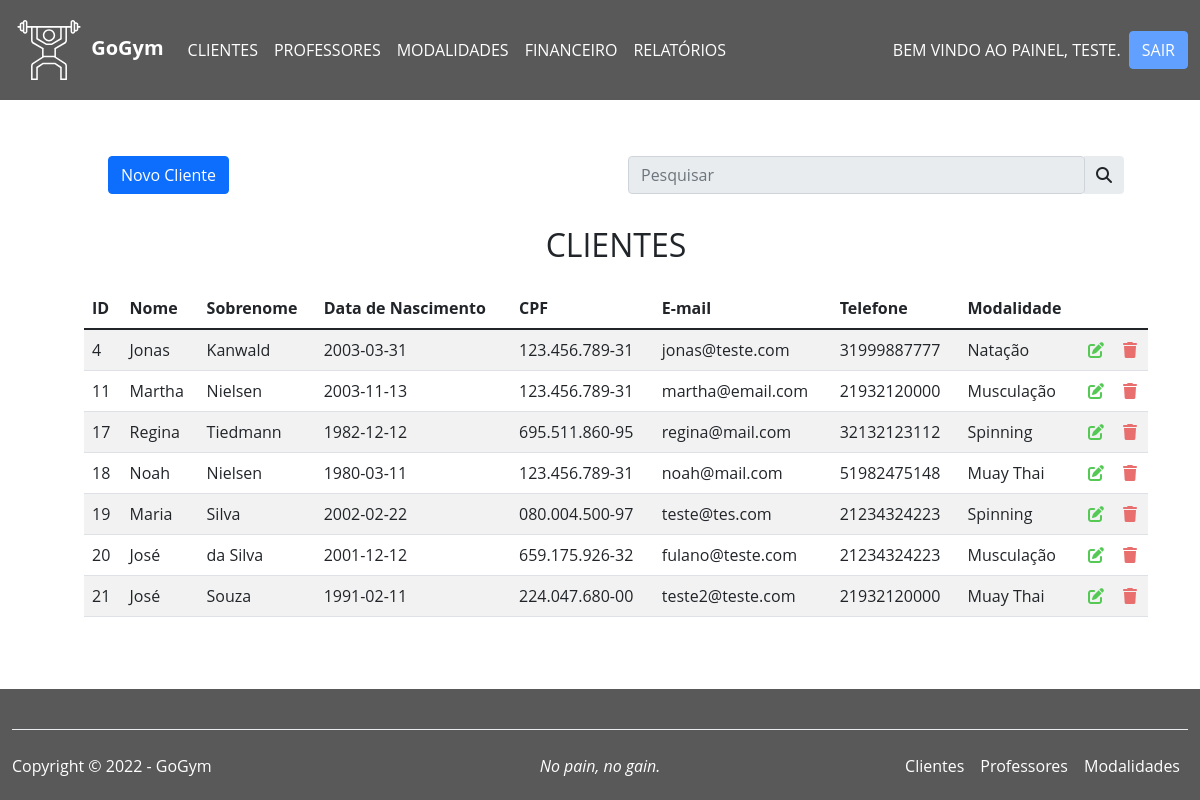
/clientes.php (signed in), run on the app's committed database.
### tables this page shows
CREATE TABLE `alunos` (
  `id` int(11) NOT NULL,
  `nome` varchar(80) NOT NULL,
  `sobrenome` varchar(80) NOT NULL,
  `dataDeNascimento` date NOT NULL,
  `cpf` varchar(14) NOT NULL,
  `email` varchar(50) NOT NULL,
  `telefone` varchar(20) NOT NULL,
  `modalidade` varchar(30) NOT NULL
);

### clientes.php (the view, shortened to what this page needs)
<?php
  include './src/service/connect.php';
  $sql_search = "SELECT * FROM alunos";
  $resultado = mysqli_query($connect, $sql_search);
  if($resultado){
    $lista_alunos = mysqli_fetch_all($resultado, MYSQLI_ASSOC);
  }
?>
<!DOCTYPE html>
<html>
  <head>
    <link rel="stylesheet" href="./assets/css/main.css">
    <link href="https://cdn.jsdelivr.net/npm/bootstrap@5.1.3/dist/css/bootstrap.min.css" rel="stylesheet"
>
  </head>
  <body>
    <?php
      include './assets/includes/navbar.php';
    ?>
    <main class="py-3 px-4 mx-2">
      <section class="container-fluid bg-white mx-3 pt-4 pb-3 cadastro">
        <div class="container-fluid bg-white">
          <div class="row py-3 mx-4">
            <div class="col">
            <div class="">
              <button type="button" class="btn btn-primary">
                  <a href="cadastro.php" class="text-white text-decoration-none">Novo Cliente</a>
              </button>
            </div>
            </div>
            <div class="col">
              <div class="input-group rounded">
                <input disabled type="search" class="form-control rounded" placeholder="Pesquisar" aria-label="Search" aria-describedby="search-addon" />
                <span class="input-group-text border-0" id="search-addon">
                  <i class="fas fa-search"></i>
               </span>
              </div>
            </div>
          </div>
          <h2 class="text-uppercase text-center py-3">Clientes</h2>
            <div class="container-fluid">
                <table class="table table-striped table-hover">
                    <thead>
                        <tr class="text-justify fw-bold">
                            <th>ID</th>
                            <th>Nome</th>
                            <th>Sobrenome</th>
                            <th>Data de Nascimento</th>
                            <th>CPF</th>
                            <th>E-mail</th>
                            <th>Telefone</th>
                            <th>Modalidade</th>
                        </tr>
                    </thead>
                    <tbody>
                      <?php foreach ($lista_alunos as $aluno) : ?>
                        <tr>
                          <td><?= $aluno['id'] ?></td>
                          <td><?= $aluno['nome'] ?></td>
                          <td><?= $aluno['sobrenome'] ?></td>
                          <td><?= $aluno['dataDeNascimento'] ?></td>
                          <td><?= $aluno['cpf'] ?></td>
                          <td><?= $aluno['email'] ?></td>
                          <td><?= $aluno['telefone'] ?></td>
                          <td><?= $aluno['modalidade'] ?></td>
                          <td>
                            <a type="button" href="editar.php?id=<?= $aluno['id'] ?>" class="bt-lapis">
                              <i class="fa-solid fa-pen-to-square"></i>
                            </a>
                          </td>
                          <td>
                            <a href="src/crud/delete.php?excluir=<?= $aluno['id'] ?>" onclick="return confirm('Deseja mesmo deletar?');" class="bt-lixo" type="button" id="delete">
                              <i class="fa-solid fa-trash"></i>
                            </a>
                          </td>
                        </tr>
                      <?php endforeach; ?>
                    </tbody>
                </table>
            </div>
      </section>
    </main>
    <?php
    include './assets/includes/footer.php';
    ?>
  </body>
</html>

### assets/includes/navbar.php (shortened to what this page needs)
<header class="header cabecalho">
  <nav class="navbar navbar-expand-lg navbar-light">
    <div class="container-fluid">
      <a class="navbar-brand text-white fw-bold">
       <img src="./assets/img/logo_levantandoPeso.svg" class="logo" alt="">
        GoGym
      </a>
      <div class="collapse navbar-collapse text-uppercase" id="navbarNav">
        <ul class="navbar-nav me-auto mb-2 mb-lg-0">
          <li class="nav-item">
            <a class="nav-link text-white" href="clientes.php">Clientes</a>
          </li>
          <li class="nav-item">
            <a class="nav-link text-white" href="professores.php">Professores</a>
          </li>
          <li class="nav-item">
            <a class="nav-link text-white" href="modalidades.php">Modalidades</a>
          </li>
          <li class="nav-item">
            <a class="nav-link text-white" href="financeiro.php">Financeiro</a>
          </li>
          <li class="nav-item">
            <a class="nav-link text-white" href="relatorios.php">Relatórios</a>
          </li>
        </ul>
        <div class="d-flex text-white pe-2">
          Bem vindo ao Painel, <?php echo $_SESSION['nome']; ?>.
        </div>
        <div>
          <a type="button" class="text-white text-uppercase text-decoration-none btn btn-primary" href="./src/service/logout.php">Sair</a>
        </div>
      </div>
    </div>
  </nav>
</header>

### assets/includes/footer.php
<div class="container-fluid pt-4 mt-4 text-white mainFooter">
  <footer class="d-flex flex-wrap justify-content-between align-items-center py-3 mt-3 border-top">
    <p class="col-md-4 mb-0">Copyright &copy; 2022 - GoGym</p>
    <p class="col-md-4 d-flex align-items-center justify-content-center fst-italic mb-3 mb-md-0 me-md-auto">
      No pain, no gain.
    </p>
    <ul class="nav col-md-4 justify-content-end">
      <li class="nav-item"><a href="clientes.php" class="nav-link px-2 text-white text-decoration-none">Clientes</a></li>
      <li class="nav-item"><a href="professores.php" class="nav-link px-2 text-white text-decoration-none">Professores</a></li>
      <li class="nav-item"><a href="modalidades.php" class="nav-link px-2 text-white text-decoration-none">Modalidades</a></li>
    </ul>
  </footer>
</div>

### assets/css/main.css (style rules this page uses)
* { margin: 0; padding: 0; font-family: 'Open Sans', sans-serif; box-sizing: border-box; }
a { text-decoration: none; }
body { background: url(../img/Fundo_academia.jpg) center center/100% 100% no-repeat fixed; }
.cabecalho { background-color: black; opacity: 65%; }
.cadastro { border-radius: 8px; }
.bt-lixo { color: rgb(233, 110, 110); }
.bt-lapis { color: rgb(84, 201, 84); }
.mainFooter { background-color: black; opacity: 65%; }

### data on the page
alunos: id "4", nome "Jonas", sobrenome "Kanwald", dataDeNascimento "2003-03-31", cpf "123.456.789-31", email "jonas@teste.com", telefone "31999887777", modalidade "Natação"
alunos: id "11", nome "Martha", sobrenome "Nielsen", dataDeNascimento "2003-11-13", cpf "123.456.789-31", email "martha@email.com", telefone "21932120000", modalidade "Musculação"
alunos: id "17", nome "Regina", sobrenome "Tiedmann", dataDeNascimento "1982-12-12", cpf "695.511.860-95", email "regina@mail.com", telefone "32132123112", modalidade "Spinning"
alunos: id "18", nome "Noah", sobrenome "Nielsen", dataDeNascimento "1980-03-11", cpf "123.456.789-31", email "noah@mail.com", telefone "51982475148", modalidade "Muay Thai"
alunos: id "19", nome "Maria", sobrenome "Silva", dataDeNascimento "2002-02-22", cpf "080.004.500-97", email "teste@tes.com", telefone "21234324223", modalidade "Spinning"
alunos: id "20", nome "José", sobrenome "da Silva", dataDeNascimento "2001-12-12", cpf "659.175.926-32", email "fulano@teste.com", telefone "21234324223", modalidade "Musculação"
alunos: id "21", nome "José", sobrenome "Souza", dataDeNascimento "1991-02-11", cpf "224.047.680-00", email "teste2@teste.com", telefone "21932120000", modalidade "Muay Thai"

### other printed values
$_SESSION['nome'] "TESTE"
